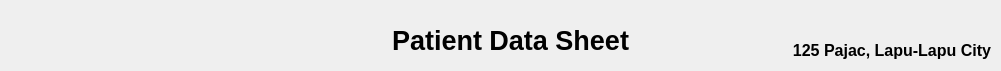
      <widget class="QWidget" name="widget_5" native="true">
       <property name="geometry">
        <rect>
         <x>0</x>
         <y>0</y>
         <width>1001</width>
         <height>71</height>
        </rect>
       </property>
       <property name="styleSheet">
        <string notr="true">QStackedWidget #widget_5 {
	background-color: white;
	border: 2px solid rgba(0, 0, 0, .3); 
}</string>
       </property>
       <widget class="QLabel" name="label_742">
        <property name="geometry">
         <rect>
          <x>310</x>
          <y>20</y>
          <width>401</width>
          <height>41</height>
         </rect>
        </property>
        <property name="font">
         <font>
          <family>Arial</family>
          <pointsize>20</pointsize>
          <weight>75</weight>
          <bold>true</bold>
          <kerning>false</kerning>
         </font>
        </property>
        <property name="text">
         <string>Patient Data Sheet</string>
        </property>
        <property name="alignment">
         <set>Qt::AlignCenter</set>
        </property>
       </widget>
       <widget class="QLabel" name="label_743">
        <property name="geometry">
         <rect>
          <x>790</x>
          <y>40</y>
          <width>201</width>
          <height>21</height>
         </rect>
        </property>
        <property name="font">
         <font>
          <family>Arial</family>
          <pointsize>12</pointsize>
          <weight>75</weight>
          <bold>true</bold>
          <kerning>false</kerning>
         </font>
        </property>
        <property name="text">
         <string>125 Pajac, Lapu-Lapu City</string>
        </property>
        <property name="alignment">
         <set>Qt::AlignRight|Qt::AlignTrailing|Qt::AlignVCenter</set>
        </property>
       </widget>
       <widget class="QLabel" name="label_192">
        <property name="geometry">
         <rect>
          <x>40</x>
          <y>10</y>
          <width>221</width>
          <height>51</height>
         </rect>
        </property>
        <property name="font">
         <font>
          <family>Arial</family>
          <pointsize>20</pointsize>
          <weight>75</weight>
          <bold>true</bold>
          <kerning>false</kerning>
         </font>
        </property>
        <property name="text">
         <string/>
        </property>
        <property name="pixmap">
         <pixmap>../wfpics/logo0.png</pixmap>
        </property>
        <property name="scaledContents">
         <bool>true</bool>
        </property>
        <property name="alignment">
         <set>Qt::AlignCenter</set>
        </property>
       </widget>
      </widget>
